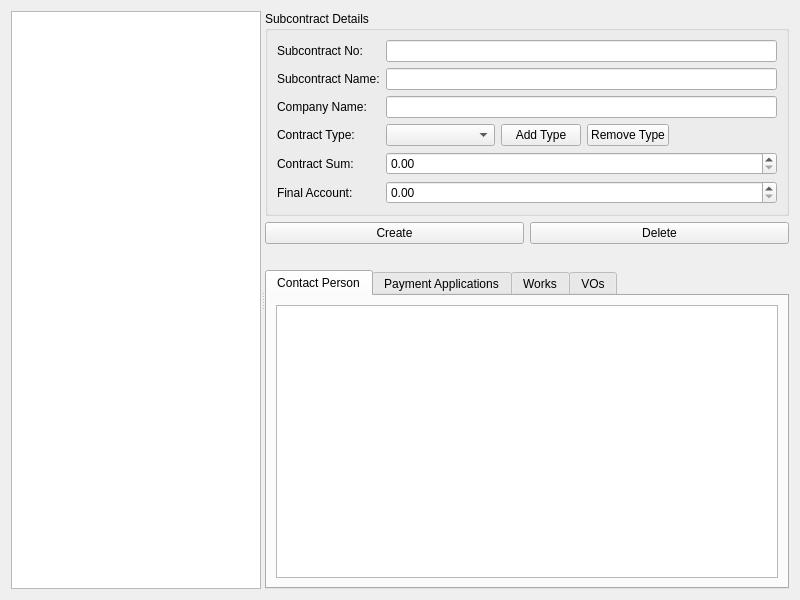
<?xml version="1.0" encoding="UTF-8"?>
<ui version="4.0">
 <class>SubcontractManagerForm</class>
 <widget class="QWidget" name="SubcontractManagerForm">
  <property name="geometry">
   <rect>
    <x>0</x>
    <y>0</y>
    <width>800</width>
    <height>600</height>
   </rect>
  </property>
  <property name="windowTitle">
   <string>Subcontract Manager</string>
  </property>
  <layout class="QHBoxLayout" name="horizontalLayout">
   <item>
    <widget class="QSplitter" name="splitter">
     <property name="orientation">
      <enum>Qt::Horizontal</enum>
     </property>
     <widget class="QListWidget" name="recordList">
      <property name="maximumSize">
       <size>
        <width>250</width>
        <height>16777215</height>
       </size>
      </property>
     </widget>
     <widget class="QWidget" name="rightSide" native="true">
      <layout class="QVBoxLayout" name="verticalLayout">
       <item>
        <widget class="QGroupBox" name="formGroupBox">
         <property name="title">
          <string>Subcontract Details</string>
         </property>
         <layout class="QFormLayout" name="formLayout">
          <item row="0" column="0">
           <widget class="QLabel" name="label_no">
            <property name="text">
             <string>Subcontract No:</string>
            </property>
           </widget>
          </item>
          <item row="0" column="1">
           <widget class="QLineEdit" name="lineEdit_no"/>
          </item>
          <item row="1" column="0">
           <widget class="QLabel" name="label_name">
            <property name="text">
             <string>Subcontract Name:</string>
            </property>
           </widget>
          </item>
          <item row="1" column="1">
           <widget class="QLineEdit" name="lineEdit_name"/>
          </item>
          <item row="2" column="0">
           <widget class="QLabel" name="label_company">
            <property name="text">
             <string>Company Name:</string>
            </property>
           </widget>
          </item>
          <item row="2" column="1">
           <widget class="QLineEdit" name="lineEdit_company"/>
          </item>
          <item row="3" column="0">
           <widget class="QLabel" name="label_type">
            <property name="text">
             <string>Contract Type:</string>
            </property>
           </widget>
          </item>
          <item row="3" column="1">
           <layout class="QHBoxLayout" name="type_hbox">
            <item>
             <widget class="QComboBox" name="comboBox_type">
              <property name="sizePolicy">
               <sizepolicy hsizetype="Expanding" vsizetype="Fixed">
                <horstretch>0</horstretch>
                <verstretch>0</verstretch>
               </sizepolicy>
              </property>
             </widget>
            </item>
            <item>
             <widget class="QPushButton" name="btn_add_contract_type">
              <property name="toolTip">
               <string>Add Contract Type</string>
              </property>
              <property name="text">
               <string>Add Type</string>
              </property>
             </widget>
            </item>
            <item>
             <widget class="QPushButton" name="btn_delete_contract_type">
              <property name="toolTip">
               <string>Delete Contract Type</string>
              </property>
              <property name="text">
               <string>Remove Type</string>
              </property>
             </widget>
            </item>
            <item>
             <spacer name="horizontalSpacer">
              <property name="orientation">
               <enum>Qt::Horizontal</enum>
              </property>
              <property name="sizeHint" stdset="0">
               <size>
                <width>40</width>
                <height>20</height>
               </size>
              </property>
             </spacer>
            </item>
           </layout>
          </item>
          <item row="4" column="0">
           <widget class="QLabel" name="label_sum">
            <property name="text">
             <string>Contract Sum:</string>
            </property>
           </widget>
          </item>
          <item row="4" column="1">
           <widget class="QDoubleSpinBox" name="doubleSpinBox_sum">
            <property name="maximum">
             <double>999999999.990000009536743</double>
            </property>
           </widget>
          </item>
          <item row="5" column="0">
           <widget class="QLabel" name="label_final">
            <property name="text">
             <string>Final Account:</string>
            </property>
           </widget>
          </item>
          <item row="5" column="1">
           <widget class="QDoubleSpinBox" name="doubleSpinBox_final">
            <property name="maximum">
             <double>999999999.990000009536743</double>
            </property>
           </widget>
          </item>
         </layout>
        </widget>
       </item>
       <item>
        <layout class="QHBoxLayout" name="buttonLayout">
         <item>
          <widget class="QPushButton" name="btn_create">
           <property name="text">
            <string>Create</string>
           </property>
          </widget>
         </item>
         <item>
          <widget class="QPushButton" name="btn_delete">
           <property name="text">
            <string>Delete</string>
           </property>
          </widget>
         </item>
        </layout>
       </item>
       <item>
        <widget class="QLabel" name="label_save_status">
         <property name="text"><string/></property>
         <property name="alignment"><set>Qt::AlignRight|Qt::AlignTrailing|Qt::AlignVCenter</set></property>
        </widget>
       </item>
       <item>
        <widget class="QTabWidget" name="intermediateTabs">
         <property name="currentIndex">
          <number>0</number>
         </property>
         <widget class="QWidget" name="tab_person">
          <attribute name="title">
           <string>Contact Person</string>
          </attribute>
          <layout class="QVBoxLayout" name="verticalLayout_tab1">
           <item>
            <widget class="QTableWidget" name="table_person"/>
           </item>
          </layout>
         </widget>
         <widget class="QWidget" name="tab_payment">
          <attribute name="title">
           <string>Payment Applications</string>
          </attribute>
          <layout class="QVBoxLayout" name="verticalLayout_tab2">
           <item>
            <widget class="QTableWidget" name="table_payment"/>
           </item>
          </layout>
         </widget>
         <widget class="QWidget" name="tab_works">
          <attribute name="title">
           <string>Works</string>
          </attribute>
          <layout class="QVBoxLayout" name="verticalLayout_tab3">
           <item>
            <widget class="QTableWidget" name="table_works"/>
           </item>
          </layout>
         </widget>
         <widget class="QWidget" name="tab_vo">
          <attribute name="title">
           <string>VOs</string>
          </attribute>
          <layout class="QVBoxLayout" name="verticalLayout_tab4">
           <item>
            <widget class="QTableWidget" name="table_vo"/>
           </item>
          </layout>
         </widget>
        </widget>
       </item>
      </layout>
     </widget>
    </widget>
   </item>
  </layout>
 </widget>
 <resources/>
 <connections/>
</ui>
